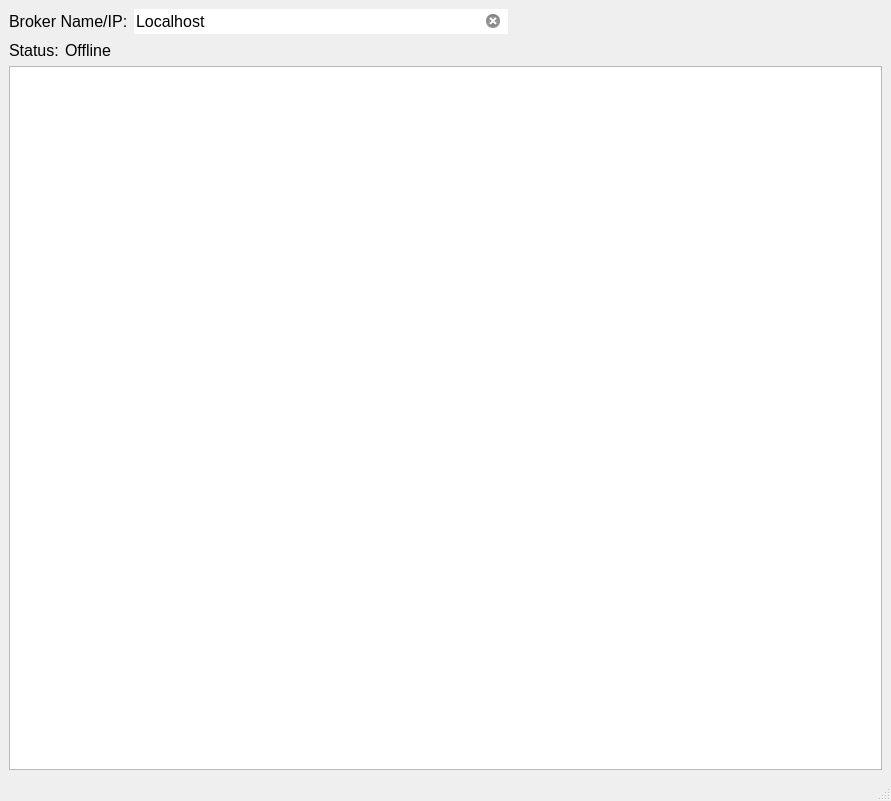
<?xml version="1.0" encoding="UTF-8"?>
<ui version="4.0">
 <class>MainWindow</class>
 <widget class="QMainWindow" name="MainWindow">
  <property name="geometry">
   <rect>
    <x>0</x>
    <y>0</y>
    <width>891</width>
    <height>801</height>
   </rect>
  </property>
  <property name="font">
   <font>
    <family>Segoe UI</family>
   </font>
  </property>
  <property name="windowTitle">
   <string>Network Watcher</string>
  </property>
  <property name="autoFillBackground">
   <bool>false</bool>
  </property>
  <property name="styleSheet">
   <string notr="true">x</string>
  </property>
  <widget class="QWidget" name="centralwidget">
   <layout class="QVBoxLayout" name="verticalLayout_2">
    <item>
     <layout class="QVBoxLayout" name="verticalLayout">
      <item>
       <layout class="QHBoxLayout" name="horizontalLayout">
        <item>
         <widget class="QLabel" name="label">
          <property name="font">
           <font>
            <pointsize>12</pointsize>
           </font>
          </property>
          <property name="text">
           <string>Broker Name/IP:</string>
          </property>
         </widget>
        </item>
        <item>
         <widget class="QLineEdit" name="lineEdit">
          <property name="font">
           <font>
            <pointsize>12</pointsize>
           </font>
          </property>
          <property name="text">
           <string>Localhost</string>
          </property>
          <property name="frame">
           <bool>false</bool>
          </property>
          <property name="readOnly">
           <bool>true</bool>
          </property>
          <property name="clearButtonEnabled">
           <bool>true</bool>
          </property>
         </widget>
        </item>
        <item>
         <spacer name="horizontalSpacer">
          <property name="orientation">
           <enum>Qt::Horizontal</enum>
          </property>
          <property name="sizeHint" stdset="0">
           <size>
            <width>40</width>
            <height>20</height>
           </size>
          </property>
         </spacer>
        </item>
       </layout>
      </item>
      <item>
       <layout class="QHBoxLayout" name="horizontalLayout_2">
        <item>
         <widget class="QLabel" name="status_label">
          <property name="font">
           <font>
            <pointsize>12</pointsize>
           </font>
          </property>
          <property name="text">
           <string>Status:</string>
          </property>
         </widget>
        </item>
        <item>
         <widget class="QLabel" name="status_value">
          <property name="font">
           <font>
            <pointsize>12</pointsize>
           </font>
          </property>
          <property name="text">
           <string>Offline</string>
          </property>
         </widget>
        </item>
        <item>
         <spacer name="horizontalSpacer_2">
          <property name="orientation">
           <enum>Qt::Horizontal</enum>
          </property>
          <property name="sizeHint" stdset="0">
           <size>
            <width>40</width>
            <height>20</height>
           </size>
          </property>
         </spacer>
        </item>
       </layout>
      </item>
      <item>
       <widget class="QTableView" name="tableView"/>
      </item>
     </layout>
    </item>
   </layout>
  </widget>
  <widget class="QMenuBar" name="menubar">
   <property name="geometry">
    <rect>
     <x>0</x>
     <y>0</y>
     <width>891</width>
     <height>20</height>
    </rect>
   </property>
  </widget>
  <widget class="QStatusBar" name="statusbar"/>
 </widget>
 <resources/>
 <connections/>
</ui>
